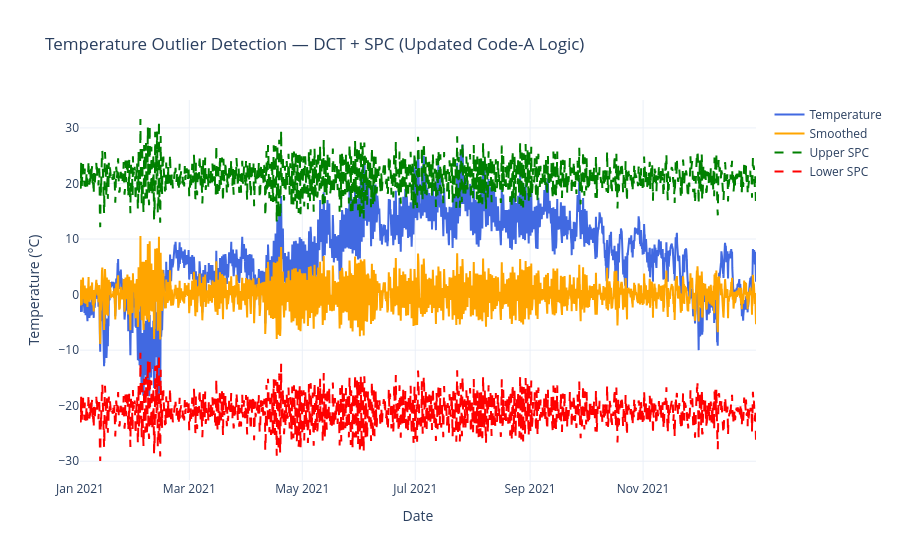

The code cell stored with this chart in its notebook:
### Markdown cell above
### Testing it with visualization

### Code cell
df_bergen_2021 = pd.read_csv("../data/bergen_2021_era5.csv", index_col=0, parse_dates=True)

results = plot_temperature_outliers(df_bergen_2021, cutoff_freq=0.02, n_std=3)
results

### Figure 1 — Plotly figure (JSON) as saved in the notebook; plotly's stock layout.template omitted (floating-point values rounded to 4 significant figures; data arrays with more than 128 entries replaced by an {"elided": "..."} marker saying what was removed)
{"data": [{"line": {"color": "royalblue"}, "mode": "lines", "name": "Temperature", "type": "scatter", "x": {"elided": "8760 str values"}, "y": {"elided": "8760 float values"}}, {"line": {"color": "orange"}, "mode": "lines", "name": "Smoothed", "type": "scatter", "x": {"elided": "8760 str values"}, "y": {"elided": "8760 float values"}}, {"line": {"color": "green", "dash": "dash"}, "mode": "lines", "name": "Upper SPC", "type": "scatter", "x": {"elided": "8760 str values"}, "y": {"elided": "8760 float values"}}, {"line": {"color": "red", "dash": "dash"}, "mode": "lines", "name": "Lower SPC", "type": "scatter", "x": {"elided": "8760 str values"}, "y": {"elided": "8760 float values"}}, {"marker": {"color": "red", "size": 8}, "mode": "markers", "name": "Outliers", "type": "scatter", "x": [], "y": []}], "layout": {"hovermode": "x unified", "title": {"text": "Temperature Outlier Detection — DCT + SPC (Updated Code-A Logic)"}, "xaxis": {"title": {"text": "Date"}}, "yaxis": {"title": {"text": "Temperature (°C)"}}}}
